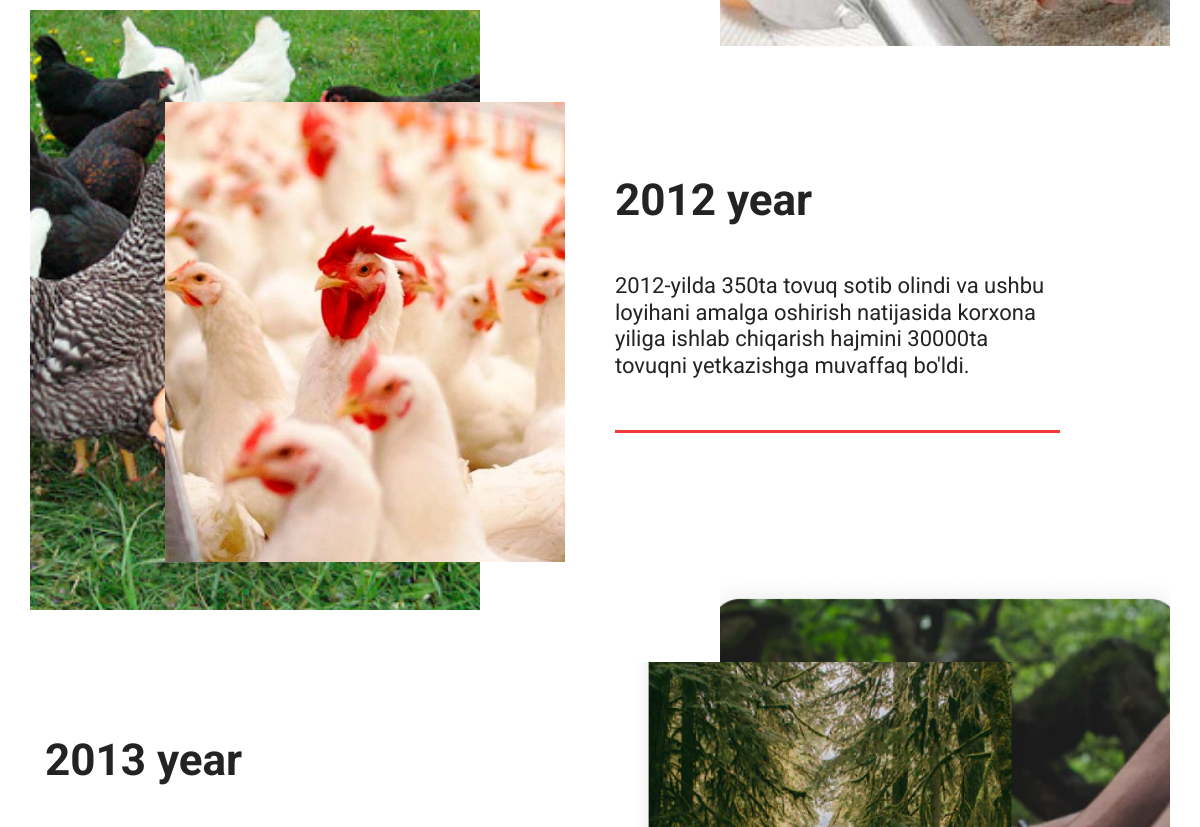
/ru/about/ (middle part), run on an earlier commit of the app's database.
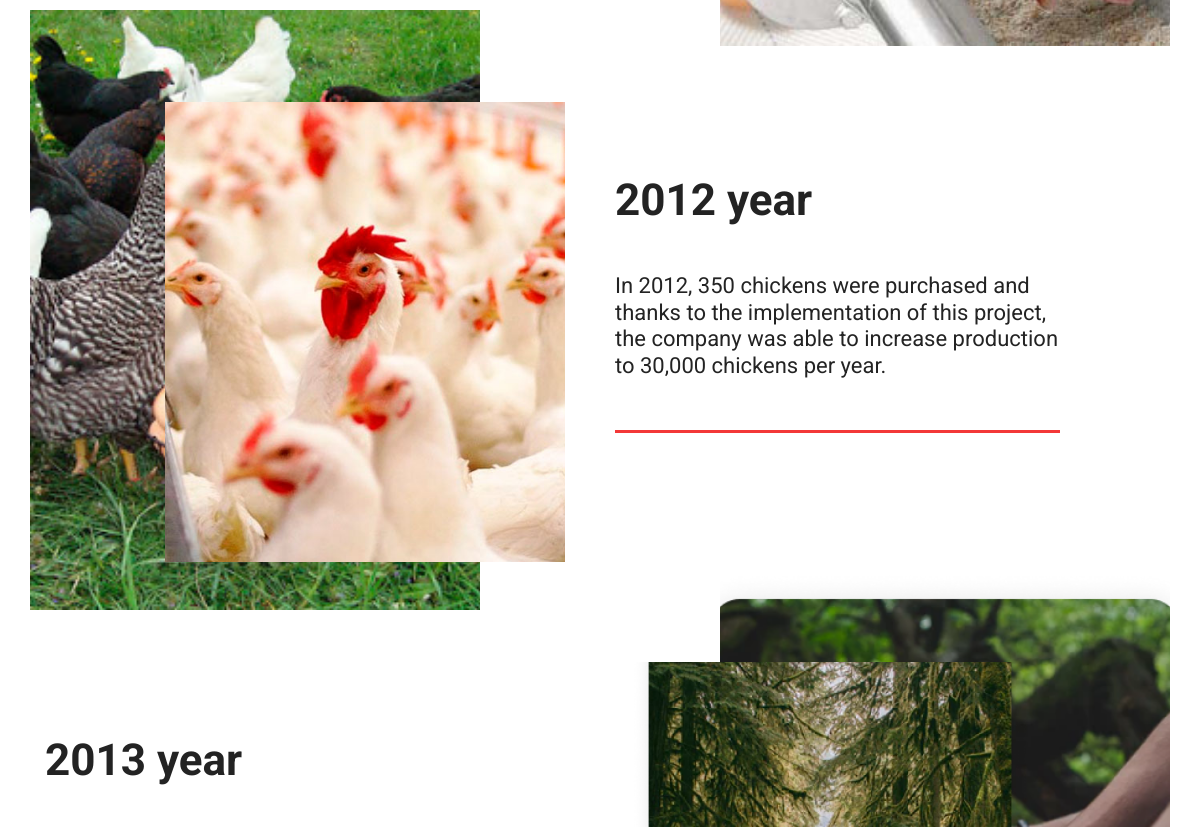
And on a later commit of the database.
### appmain/models.py (models this page shows, shortened)
class AboutPage(models.Model):
    title = models.CharField(max_length=200, blank=True)
    description = models.TextField()
    image = models.ImageField(upload_to='about_page', blank=True, verbose_name='image 1')
    image_background = models.ImageField(upload_to='about_page2', blank=True, verbose_name='image 2')
    show = models.BooleanField(default=True)
    created_date = models.DateTimeField(auto_now_add=True)
    class Meta:
        verbose_name = 'статья: о компании'
        verbose_name_plural = 'статьи:о компании'
        ordering = ['-created_date']

### appmain/views.py (the view)
# urls.py: path('about/', AboutCompanyView.as_view(), name='about'),
class AboutCompanyView(ListView):
    queryset = AboutPage.objects.filter(show=True)
    template_name = 'about.html'
    context_object_name = 'aboutpage'
    def get_context_data(self, **kwargs):
        context = super().get_context_data(**kwargs)
        context['advantage'] = OurAdvantage.objects.all()
        return context

### appmain/context_processors.py (called while the page is built)
def myview(request):
    menu = Menu.objects.all()
    context = {'config': config,
               'menu': menu}
    return context

### appmain/models.py (called while the page is built)
    def get_absolute_url(self):
        return reverse(self.url)

### appmain/templatetags/tags.py (called while the page is built)
@register.filter
def even(id):
    if id % 2 == 0 or id == 0:
        return True
    return False

@register.filter
def translate(name, url):
    return config.__getattr__(name + url.split('/')[1])

### templates/about.html (shortened to what this page needs)
{% extends 'base.html' %}
{% load static tags %}
{% block mainblog %}
    <section class="history">
        <div class="container">
            {% for ab in aboutpage %}
                {% if forloop.counter|even %}
                    <div class="history-block">
                        <div class="row d-flex align-items-center mt-3">
                            <div class="col-6 col-md-5">
                                <div class="history-img"
                                     style='background: url({{ ab.image.url }}) center center/cover no-repeat;'>
                                </div>
                            </div>
                            <div class="col-6 col-md-5 offset-md-1">
                                <div class="history-title">
                                    {{ ab.title }}
                                </div>
                                <div class="history-descr">
                                    {{ ab.description }}
                                    <br>
                                </div>
                            </div>
                        </div>
                    </div>
                {% else %}
                    <div class="history-block">
                        <div class="row d-flex align-items-center mt-3">
                            <div class="col-6 col-md-5">
                                <div class="history-title">
                                    {{ ab.title }}
                                </div>
                            </div>
                            <div class="col-6 col-md-5 offset-md-2">
                                <div class="history-sub-img"
                                     style='background: url({{ ab.image.url }}) center center/cover no-repeat;'>
                                </div>
                            </div>
                        </div>
                    </div>
                {% endif %}
            {% endfor %}
        </div>
    </section>
{% endblock %}

### templates/base.html (shortened to what this page needs)
{% load tags %}
{% load static i18n %}
<!DOCTYPE html>
<html lang="en">
<head>
    <link rel="stylesheet" href="{% static 'css/bootstrap.min.css' %}">
    <link rel="stylesheet" href="{% static 'css/style.min.css' %}">
    <link rel="stylesheet" href="{% static 'css/for.language.css' %}">
    <link rel="stylesheet" href="https://stackpath.bootstrapcdn.com/font-awesome/4.7.0/css/font-awesome.min.css">
</head>
<body>
                        {% get_current_language as LANGUAGE_CODE %}
                        {% get_available_languages as LANGUAGES %}
                        {% get_language_info_list for LANGUAGES as languages %}
{% block mainblog %}
{% endblock %}
</body>
</html>

What changed in the data, as far as the page shows it:
changed AboutPage: description "2012-yilda 350ta tovuq sotib olindi va ushbu loyihani amalga oshirish natijasida korxona yiliga ishlab chiqarish hajmini 30000ta tovuqni yetkazishga muvaffaq bo'ldi." → "In 2012, 350 chickens were purchased and thanks to the implementation of this project, the company was able to increase production to 30,000 chickens per year."
